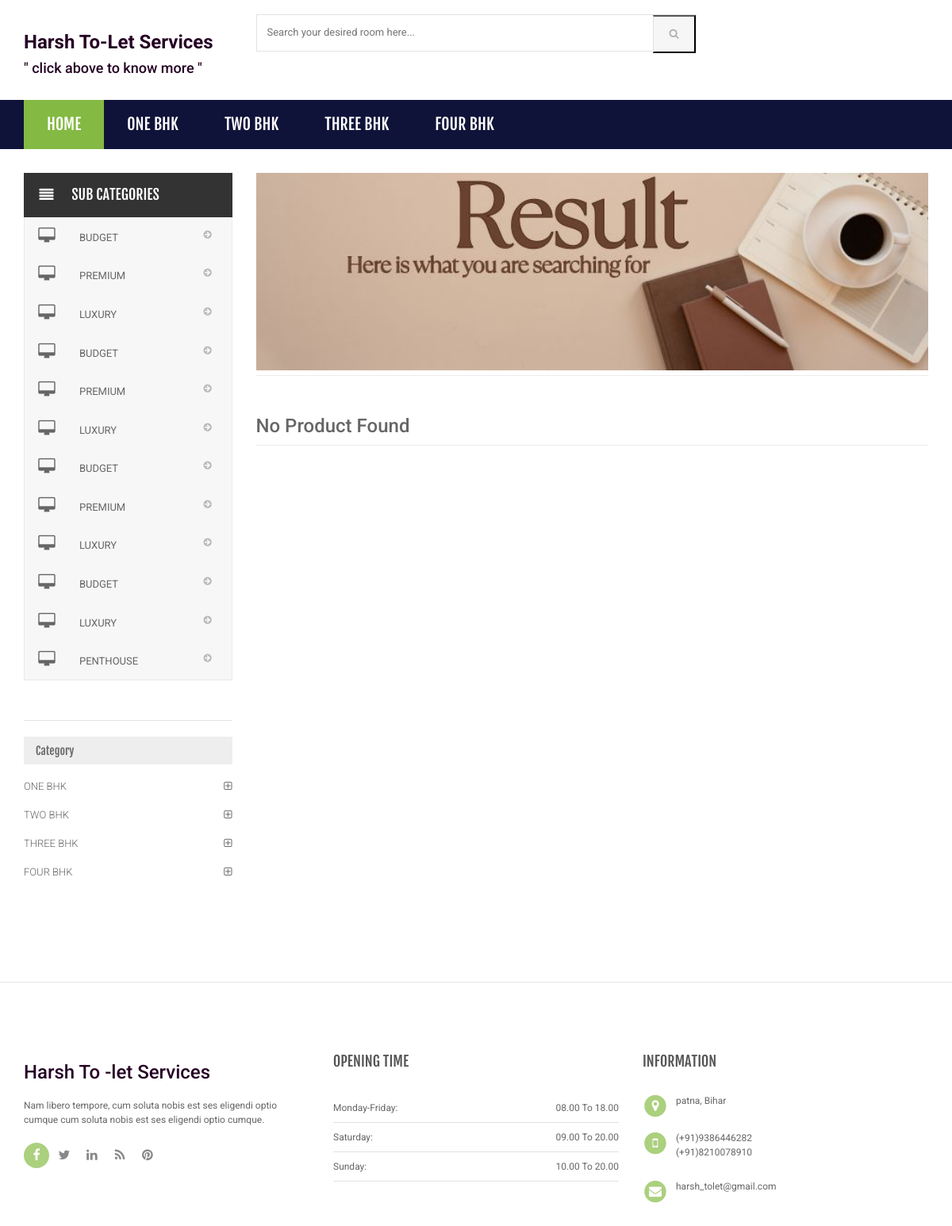
Page /Searching/search-result.php on the committed database.
### tables this page shows
CREATE TABLE `category` (
  `id` int(11) NOT NULL,
  `categoryName` varchar(255) DEFAULT NULL,
  `categoryDescription` longtext DEFAULT NULL,
  `creationDate` timestamp NOT NULL DEFAULT current_timestamp(),
  `updationDate` varchar(255) DEFAULT NULL
);

CREATE TABLE `subcategory` (
  `id` int(11) NOT NULL,
  `categoryid` int(11) DEFAULT NULL,
  `subcategory` varchar(255) DEFAULT NULL,
  `creationDate` timestamp NULL DEFAULT current_timestamp(),
  `updationDate` varchar(255) DEFAULT NULL
);

### Searching/search-result.php (the view, shortened to what this page needs)
<?php
include('includes/config.php');
$find="%{$_POST['product']}%";
?>
<!DOCTYPE html>
<html lang="en">
	<head>
	    <link rel="stylesheet" href="assets/css/bootstrap.min.css">
	    <link rel="stylesheet" href="assets/css/main.css">
	    <link rel="stylesheet" href="assets/css/green.css">
	    <link rel="stylesheet" href="assets/css/owl.carousel.css">
		<link rel="stylesheet" href="assets/css/owl.transitions.css">
		<link href="assets/css/lightbox.css" rel="stylesheet">
		<link rel="stylesheet" href="assets/css/animate.min.css">
		<link rel="stylesheet" href="assets/css/rateit.css">
		<link rel="stylesheet" href="assets/css/bootstrap-select.min.css">
		<link rel="stylesheet" href="assets/css/config.css">
		<link href="assets/css/green.css" rel="alternate stylesheet" title="Green color">
		<link href="assets/css/blue.css" rel="alternate stylesheet" title="Blue color">
		<link href="assets/css/red.css" rel="alternate stylesheet" title="Red color">
		<link href="assets/css/orange.css" rel="alternate stylesheet" title="Orange color">
		<link href="assets/css/dark-green.css" rel="alternate stylesheet" title="Darkgreen color">
		<link rel="stylesheet" href="assets/css/font-awesome.min.css">
	</head>
    <body class="cnt-home">
<header class="header-style-1">
<?php include('includes/main-header.php');?>
<?php include('includes/menu-bar.php');?>
</header>
<div class="body-content outer-top-xs">
	<div class='container'>
		<div class='row outer-bottom-sm'>
			<div class='col-md-3 sidebar'>
<div class="side-menu animate-dropdown outer-bottom-xs">
<div class="side-menu animate-dropdown outer-bottom-xs">
    <div class="head"><i class="icon fa fa-align-justify fa-fw"></i>Sub Categories</div>
    <nav class="yamm megamenu-horizontal" role="navigation">
        <ul class="nav">
            <li class="dropdown menu-item">
              <?php $sql=mysqli_query($con,"select id,subcategory  from subcategory");
while($row=mysqli_fetch_array($sql))
{
    ?>
                <a href="sub-category.php?scid=<?php echo $row['id'];?>" class="dropdown-toggle"><i class="icon fa fa-desktop fa-fw"></i>
                <?php echo $row['subcategory'];?></a>
                <?php }?>
</li>
</ul>
    </nav>
</div>
</div>
	            <div class="sidebar-module-container">
	            	<h3 class="section-title"></h3>
	            	<div class="sidebar-filter">
<div class="sidebar-widget wow fadeInUp outer-bottom-xs ">
	<div class="widget-header m-t-20">
		<h4 class="widget-title">Category</h4>
	</div>
	<div class="sidebar-widget-body m-t-10">
	         <?php $sql=mysqli_query($con,"select id,categoryName  from category");
while($row=mysqli_fetch_array($sql))
{
    ?>
		<div class="accordion">
	    	<div class="accordion-group">
	            <div class="accordion-heading">
	                <a href="category.php?cid=<?php echo $row['id'];?>"  class="accordion-toggle collapsed">
	                   <?php echo $row['categoryName'];?>
	                </a>
	            </div>
	        </div>
	    </div>
	    <?php } ?>
	</div>
</div>
	            	</div>
	            </div>
            </div>
			<div class='col-md-9'>
	<div id="category" class="category-carousel hidden-xs">
		<div class="item">
			<div class="image">
				<img src="assets/images/banners/banner3.jpg" alt="" class="img-responsive">
			</div>
		</div>
</div>
				<div class="search-result-container">
					<div id="myTabContent" class="tab-content">
						<div class="tab-pane active " id="grid-container">
							<div class="category-product  inner-top-vs">
								<div class="row">
			<?php
$ret=mysqli_query($con,"select * from products where productName like '$find'");
$num=mysqli_num_rows($ret);
if($num>0)
{
while ($row=mysqli_fetch_array($ret))
{?>
		<div class="col-sm-6 col-md-4 wow fadeInUp">
			<div class="products">
	<div class="product">
		<div class="product-image">
			<div class="image">
				<a href="product-details.php?pid=<?php echo htmlentities($row['id']);?>"><img  src="assets/images/blank.gif" data-echo="admin/productimages/<?php echo htmlentities($row['id']);?>/<?php echo htmlentities($row['productImage1']);?>" alt="" width="200" height="300"></a>
			</div>
		</div>
		<div class="product-info text-left">
			<h3 class="name"><a href="product-details.php?pid=<?php echo htmlentities($row['id']);?>"><?php echo htmlentities($row['productName']);?></a></h3>
			<div class="description"></div>
			<div class="product-price">
				<span class="price">
					Rs. <?php echo htmlentities($row['productPrice']);?>			</span>
										     <span class="price-before-discount">Rs.<?php echo htmlentities($row['productPriceBeforeDiscount']);?></span>
			</div>
		</div>
					<div class="cart clearfix animate-effect">
				<div class="action">
					<ul class="list-unstyled">
						<li class="add-cart-button btn-group">
					<?php if($row['productAvailability']=='In Stock'){?>
										<div class="action"><a href=" https://wa.me/+919334362070">watsapp us</a></div>
								<?php } else {?>
							<div class="action" style="color:red">Out of Stock</div>
					<?php } ?>
						</li>
					</ul>
				</div>
			</div>
			</div>
			</div>
		</div>
	  <?php } } else {?>
		<div class="col-sm-6 col-md-4 wow fadeInUp"> <h3>No Product Found</h3>
		</div>
<?php } ?>
										</div>
							</div>
						</div>
				</div>
			</div>
		</div></div>
</div>
</div>
<?php include('includes/footer.php');?>
</body>
</html>

### Searching/includes/menu-bar.php (shortened to what this page needs)
<div class="header-nav animate-dropdown">
    <div class="container">
        <div class="yamm navbar navbar-default" role="navigation">
            <div class="nav-bg-class">
                <div class="navbar-collapse collapse" id="mc-horizontal-menu-collapse">
	<div class="nav-outer">
		<ul class="nav navbar-nav">
			<li class="active dropdown yamm-fw">
				<a href="index.php" data-hover="dropdown" class="dropdown-toggle">Home</a>
			</li>
              <?php $sql=mysqli_query($con,"select id,categoryName  from category limit 6");
while($row=mysqli_fetch_array($sql))
{
    ?>
			<li class="dropdown yamm">
				<a href="category.php?cid=<?php echo $row['id'];?>"> <?php echo $row['categoryName'];?></a>
			</li>
			<?php } ?>
		</ul>
		<div class="clearfix"></div>
	</div>
</div>
            </div>
        </div>
    </div>
</div>

### Searching/assets/css/green.css (style rules this page uses)
a { color: #250024; }
.header-style-1 .header-nav { background: #101339; }
.cnt-home .header-style-1 .header-nav .navbar .navbar-nav > li.active { background: #84b943; }
.sidebar .sidebar-module-container .sidebar-widget .sidebar-widget-body .accordion .accordion-group .accordion-heading .accordion-toggle, .sidebar .sidebar-module-container .sidebar-widget .sidebar-widget-body .accordion .accordion-group .accordion-heading .accordion-toggle:hover, .sidebar .sidebar-module-container .sidebar-widget .sidebar-widget-body .accordion .accordion-group .accordion-heading .accordion-toggle:focus, .sidebar .sidebar-module-container .sidebar-widget .sidebar-widget-body .accordion .accordion-group .accordion-heading .accordion-toggle:after { color: #abd07e; }

### Searching/assets/css/lightbox.css (style rules this page uses)
body:after { content: url(../images/close.png) url(../images/loading.gif) url(../images/prev.png) url(../images/next.png); display: none; }

### Searching/assets/css/blue.css (style rules this page uses)
a { color: #3498db; }
.header-style-1 .header-nav { background: #3498db; }
.cnt-home .header-style-1 .header-nav .navbar .navbar-nav > li.active { background: #1d6ca1; }
.sidebar .sidebar-module-container .sidebar-widget .sidebar-widget-body .accordion .accordion-group .accordion-heading .accordion-toggle, .sidebar .sidebar-module-container .sidebar-widget .sidebar-widget-body .accordion .accordion-group .accordion-heading .accordion-toggle:hover, .sidebar .sidebar-module-container .sidebar-widget .sidebar-widget-body .accordion .accordion-group .accordion-heading .accordion-toggle:focus, .sidebar .sidebar-module-container .sidebar-widget .sidebar-widget-body .accordion .accordion-group .accordion-heading .accordion-toggle:after { color: #3498db; }

### Searching/assets/css/red.css (style rules this page uses)
a { color: #ff6c6c; }
.header-style-1 .header-nav { background: #ff6c6c; }
.cnt-home .header-style-1 .header-nav .navbar .navbar-nav > li.active { background: #ff1a1a; }
.sidebar .sidebar-module-container .sidebar-widget .sidebar-widget-body .accordion .accordion-group .accordion-heading .accordion-toggle, .sidebar .sidebar-module-container .sidebar-widget .sidebar-widget-body .accordion .accordion-group .accordion-heading .accordion-toggle:hover, .sidebar .sidebar-module-container .sidebar-widget .sidebar-widget-body .accordion .accordion-group .accordion-heading .accordion-toggle:focus, .sidebar .sidebar-module-container .sidebar-widget .sidebar-widget-body .accordion .accordion-group .accordion-heading .accordion-toggle:after { color: #ff6c6c; }

### Searching/assets/css/orange.css (style rules this page uses)
a { color: #f39c12; }
.header-style-1 .header-nav { background: #f39c12; }
.cnt-home .header-style-1 .header-nav .navbar .navbar-nav > li.active { background: #ab6c09; }
.sidebar .sidebar-module-container .sidebar-widget .sidebar-widget-body .accordion .accordion-group .accordion-heading .accordion-toggle, .sidebar .sidebar-module-container .sidebar-widget .sidebar-widget-body .accordion .accordion-group .accordion-heading .accordion-toggle:hover, .sidebar .sidebar-module-container .sidebar-widget .sidebar-widget-body .accordion .accordion-group .accordion-heading .accordion-toggle:focus, .sidebar .sidebar-module-container .sidebar-widget .sidebar-widget-body .accordion .accordion-group .accordion-heading .accordion-toggle:after { color: #f39c12; }

### Searching/assets/css/dark-green.css (style rules this page uses)
a { color: #12cca7; }
.header-style-1 .header-nav { background: #12cca7; }
.cnt-home .header-style-1 .header-nav .navbar .navbar-nav > li.active { background: #0b816a; }
.sidebar .sidebar-module-container .sidebar-widget .sidebar-widget-body .accordion .accordion-group .accordion-heading .accordion-toggle, .sidebar .sidebar-module-container .sidebar-widget .sidebar-widget-body .accordion .accordion-group .accordion-heading .accordion-toggle:hover, .sidebar .sidebar-module-container .sidebar-widget .sidebar-widget-body .accordion .accordion-group .accordion-heading .accordion-toggle:focus, .sidebar .sidebar-module-container .sidebar-widget .sidebar-widget-body .accordion .accordion-group .accordion-heading .accordion-toggle:after { color: #12cca7; }

### rows in the picture
category: categoryName "ONE BHK"
category: categoryName "TWO BHK"
category: categoryName "THREE BHK"
category: categoryName "FOUR BHK"
subcategory: subcategory "BUDGET"
subcategory: subcategory "PREMIUM"
subcategory: subcategory "LUXURY"
subcategory: subcategory "BUDGET"
subcategory: subcategory "PREMIUM"
subcategory: subcategory "LUXURY"
subcategory: subcategory "BUDGET"
subcategory: subcategory "PREMIUM"
subcategory: subcategory "LUXURY"
subcategory: subcategory "BUDGET"
subcategory: subcategory "LUXURY"
subcategory: subcategory "PENTHOUSE"
